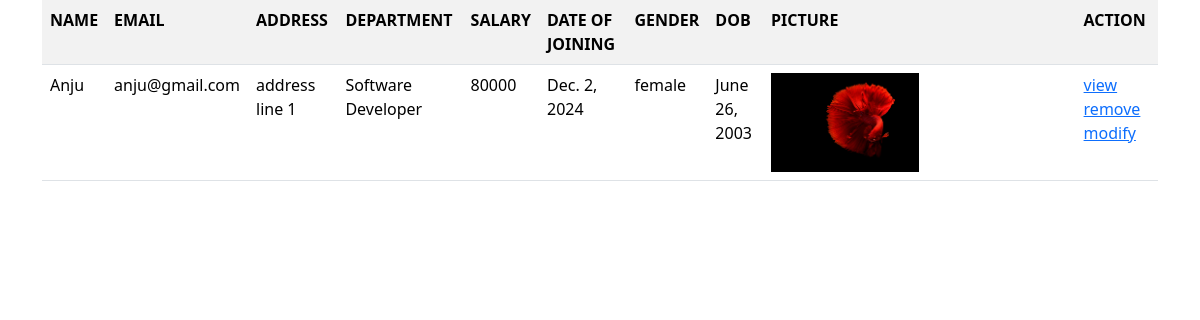
The page /employee/all/ on the database as committed earlier.
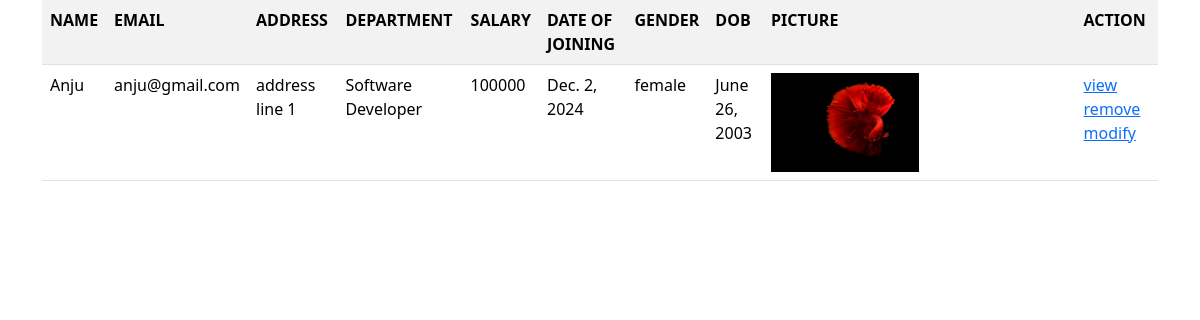
The same page on the database as committed later.
### emp_app/models.py (models this page shows, shortened)
class Employee(models.Model):
    name = models.CharField(max_length=50)
    email = models.EmailField(unique=True)
    address = models.TextField()
    department = models.CharField(max_length=100)
    salary = models.PositiveIntegerField()
    date_of_join = models.DateField()
    GENDER_OPTIONS = (
        ('male','male'),
        ('female',('female')),
    )
    gender = models.CharField(max_length=50,choices=GENDER_OPTIONS,default="male")
    dob = models.DateField()
    picture = models.ImageField(upload_to="emp_images",null=True,blank=True)

### emp_app/views.py (the view)
# urls.py: path('employee/all/',views.EmployeeListView.as_view(),name="employee-list"),
class EmployeeListView(View):
    template_name = "emp_list.html"
    def get(self,request,*args,**kwargs):
        qs = Employee.objects.all()
        return render(request,self.template_name,{"data":qs})

### emp_app/templates/emp_list.html (shortened to what this page needs)
<!DOCTYPE html>
<html lang="en">
<head>
    <link href="https://cdn.jsdelivr.net/npm/bootstrap@5.3.3/dist/css/bootstrap.min.css" rel="stylesheet">
</head>
<body>
    <div class="container">
        <table class="table table-striped">
            <tr>
                <th>NAME</th>
                <th>EMAIL</th>
                <th>ADDRESS</th>
                <th>DEPARTMENT</th>
                <th>SALARY</th>
                <th>DATE OF JOINING</th>
                <th>GENDER</th>
                <th>DOB</th>
                <th>PICTURE</th>
                <th>ACTION</th>
            </tr>
            {%for e in data%}
            <tr>
                <td> {{e.name}}</td>
                <td>{{e.email}}</td>
                <td>{{e.address}}</td>
                <td>{{e.department}}</td>
                <td>{{e.salary}}</td>
                <td>{{e.date_of_join}}</td>
                <td>{{e.gender}}</td>
                <td>{{e.dob}}</td>
                <td>
                    {%if e.picture%}
                    <img src="{{e.picture.url}}" alt="Picture of {{e.name}}" class="w-50 h-50">
                    {%endif%}
                </td>
                <td>
                    <a href="{%url 'employee-detail' e.id%}">view</a>
                    <a href="{%url 'employee-remove' e.id%}">remove</a>
                    <a href="{%url 'employee-update' e.id%}">modify</a>
                </td>
            </tr>
            {%endfor%}
        </table>
    </div>
</body>
</html>

Rows that differ between the two databases and show on the page:
changed Employee "Anju": salary "80000" → "100000"
